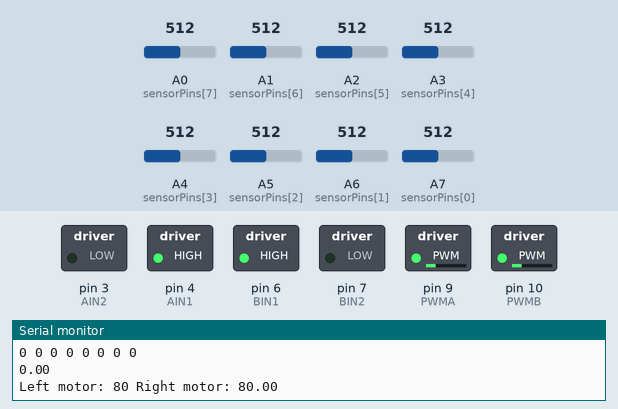
Bench run of a sketch on a simulated Arduino Nano, built with avr-gcc and run on an emulated ATmega328P. Shown: switched loads named in the sketch (green lamp = pin HIGH), the last lines printed to the serial monitor. The inputs (shaded band) are chosen by the test bench; at power-on: A0 (sensorPins[7]) = 512, A1 (sensorPins[6]) = 512, A4 (sensorPins[3]) = 512, A5 (sensorPins[2]) = 512, A2 (sensorPins[5]) = 512, A3 (sensorPins[4]) = 512, A6 (sensorPins[1]) = 512, A7 (sensorPins[0]) = 512.

Above: at 6.2 s.
6.3 s: A0 (sensorPins[7]) set to 992
At 7.6 s:
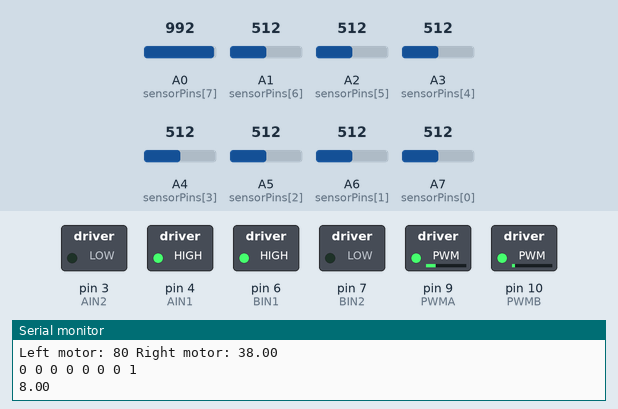
8.0 s: A1 (sensorPins[6]) set to 785
9.9 s: A1 (sensorPins[6]) set to 811
At 11.3 s:
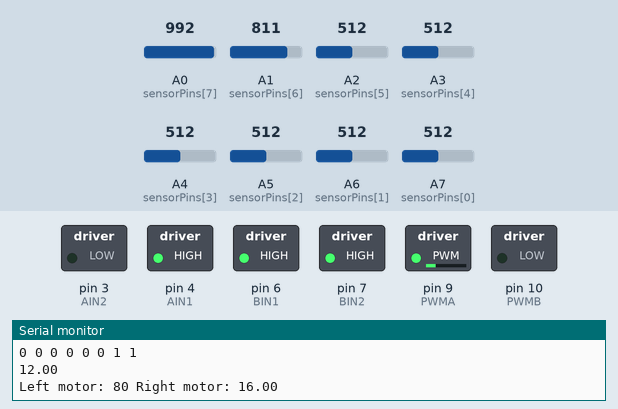
12.4 s: A4 (sensorPins[3]) set to 820
14.3 s: A4 (sensorPins[3]) set to 852
At 16.2 s:
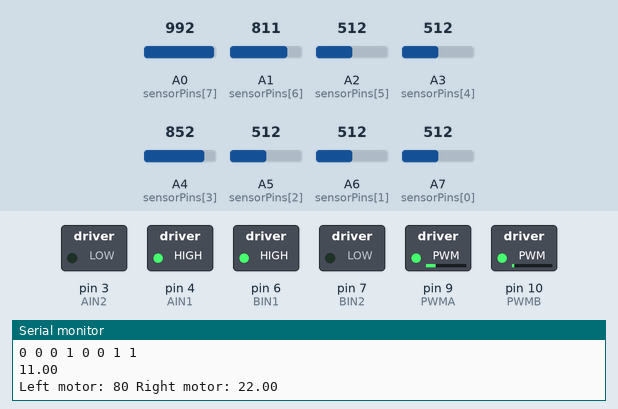
16.8 s: A5 (sensorPins[2]) set to 992
At 18.1 s:
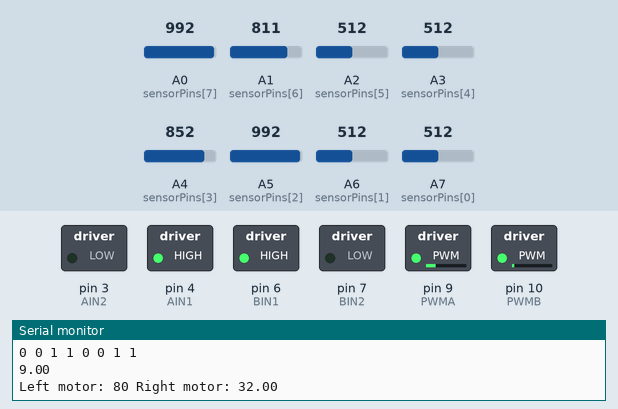
Timing chart, 0 to 19.8 s (numbered marks = the images above; inputs shaded):
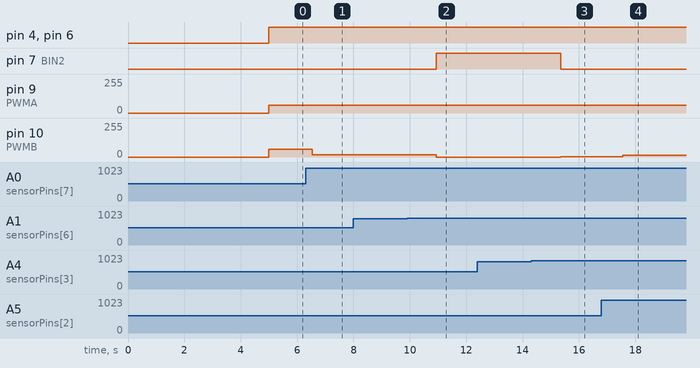

The sketch:

base_p_control.ino
```cpp
#include <Arduino.h>

// Motor pins
#define AIN1 4
#define AIN2 3
#define BIN1 6
#define BIN2 7
#define PWMA 9
#define PWMB 10

const int numSensors = 8;
int sensorPins[numSensors] = {A7, A6, A5, A4, A3, A2, A1, A0};

bool isBlackLine = 1;
float threshold[numSensors] = {864, 846, 839, 837, 824, 809, 794, 806};
int weight[numSensors] = {-8, -4, -2, -1, 1, 2, 4, 8};

void clearSerialBuffer() {
  while (Serial.available()) {
    Serial.read();
  }
}

void setMotor(int pin1, int pin2, int pwm, int speed){
    speed = constrain(speed, 0, 255); // only forward for now
    if(speed > 0){
        digitalWrite(pin1, HIGH);
        digitalWrite(pin2, LOW);
        analogWrite(pwm, speed);
    } else {
        digitalWrite(pin1, HIGH);
        digitalWrite(pin2, HIGH);
        analogWrite(pwm, 0);
    }
}

void motor1run(int speed){ setMotor(AIN1, AIN2, PWMA, speed); }
void motor2run(int speed){ setMotor(BIN1, BIN2, PWMB, speed); }

void setup() {
  Serial.begin(9600);
  for (int i = 0; i < numSensors; i++) {
    pinMode(sensorPins[i], INPUT);
  }
  pinMode(AIN1, OUTPUT); pinMode(AIN2, OUTPUT);
  pinMode(BIN1, OUTPUT); pinMode(BIN2, OUTPUT);
  pinMode(PWMA, OUTPUT); pinMode(PWMB, OUTPUT);
  delay(5000);
}

void loop() {
  int sensor[numSensors];
  float error = 0.0;

  for (int i = 0; i < 8; i++) {
      int val = analogRead(sensorPins[i]);
      if (val >= threshold[i]) {
        Serial.print("1 ");
        sensor[i]=1;
      } else {
        Serial.print("0 ");
        sensor[i]=0;
      }
      error+=sensor[i]*weight[i];
  }
  Serial.println();

  float correction = map(error, -15, 15, -80, 80);
  correction = abs(correction);
  Serial.println(error);

  if (error<0){
    // if (error<-8){
    //   motor1run(0);
    //   Serial.print("Left motor: "); Serial.print(0);
    //   motor2run(80);
    //   Serial.print(" Right motor: "); Serial.print(80);
    //   Serial.println();
    // }
    // else{
    //   motor1run(60-correction);
    //   Serial.print("Left motor: "); Serial.print(60-correction);
    //   motor2run(60);
    //   Serial.print(" Right motor: "); Serial.print(60);
    //   Serial.println();
    // }
    if (error<=-6){
      delay(200);
    }
    motor1run(60-correction);
    Serial.print("Left motor: "); Serial.print(80-correction);
    motor2run(60);
    Serial.print(" Right motor: "); Serial.print(80);
    Serial.println();
    if (error<=-6){
      delay(800);
    }
  }else{
    // if (error>8){
    //   motor2run(0);
    //   Serial.print("Left motor: "); Serial.print(80);
    //   motor1run(80);
    //   Serial.print(" Right motor: "); Serial.print(0);
    //   Serial.println();
    // }
    // else{
    //   motor2run(60-correction);
    //   Serial.print("Left motor: "); Serial.print(60);
    //   motor1run(60);
    //   Serial.print(" Right motor: "); Serial.print(60-correction);
    //   Serial.println();
    // }
    if (error>=6){
      delay(200);
    }
    motor2run(60-correction);
    Serial.print("Left motor: "); Serial.print(80);
    motor1run(60);
    Serial.print(" Right motor: "); Serial.print(80-correction);
    Serial.println();
    if (error>=6){
      delay(800);
    }
  }
  delay(100);

}
```

Measured:
- the behaviour switches between 793 and 794 on A1 (sensorPins[6]) (found by bisection; images 1 and 2)
- the behaviour switches between 836 and 837 on A4 (sensorPins[3]) (found by bisection; images 2 and 3)
- after the input at 6.3 s, pin 10 (PWMB): 60/255 → 18/255 after 0.23 s
- after the input at 9.9 s, pin 7 (BIN2): LOW → HIGH after 1.0 s; pin 10 (PWMB): 18/255 → 0/255 after 1.0 s
- after the input at 14.3 s, pin 7 (BIN2): HIGH → LOW after 1.1 s; pin 10 (PWMB): 0/255 → 2/255 after 1.1 s
- after the input at 16.8 s, pin 10 (PWMB): 2/255 → 12/255 after 0.76 s
